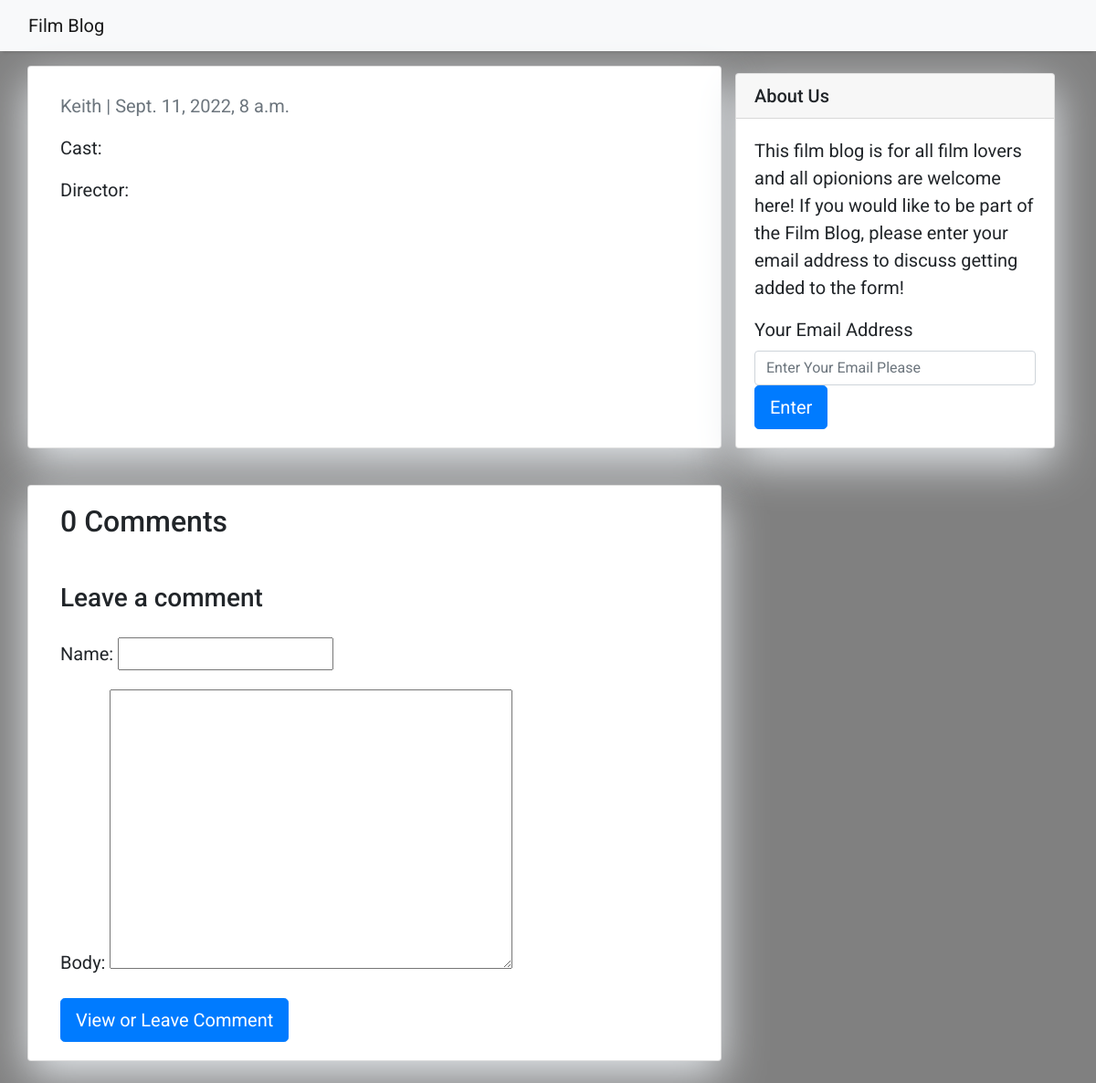
Page /damien-chazelle/comment on the earlier database version.
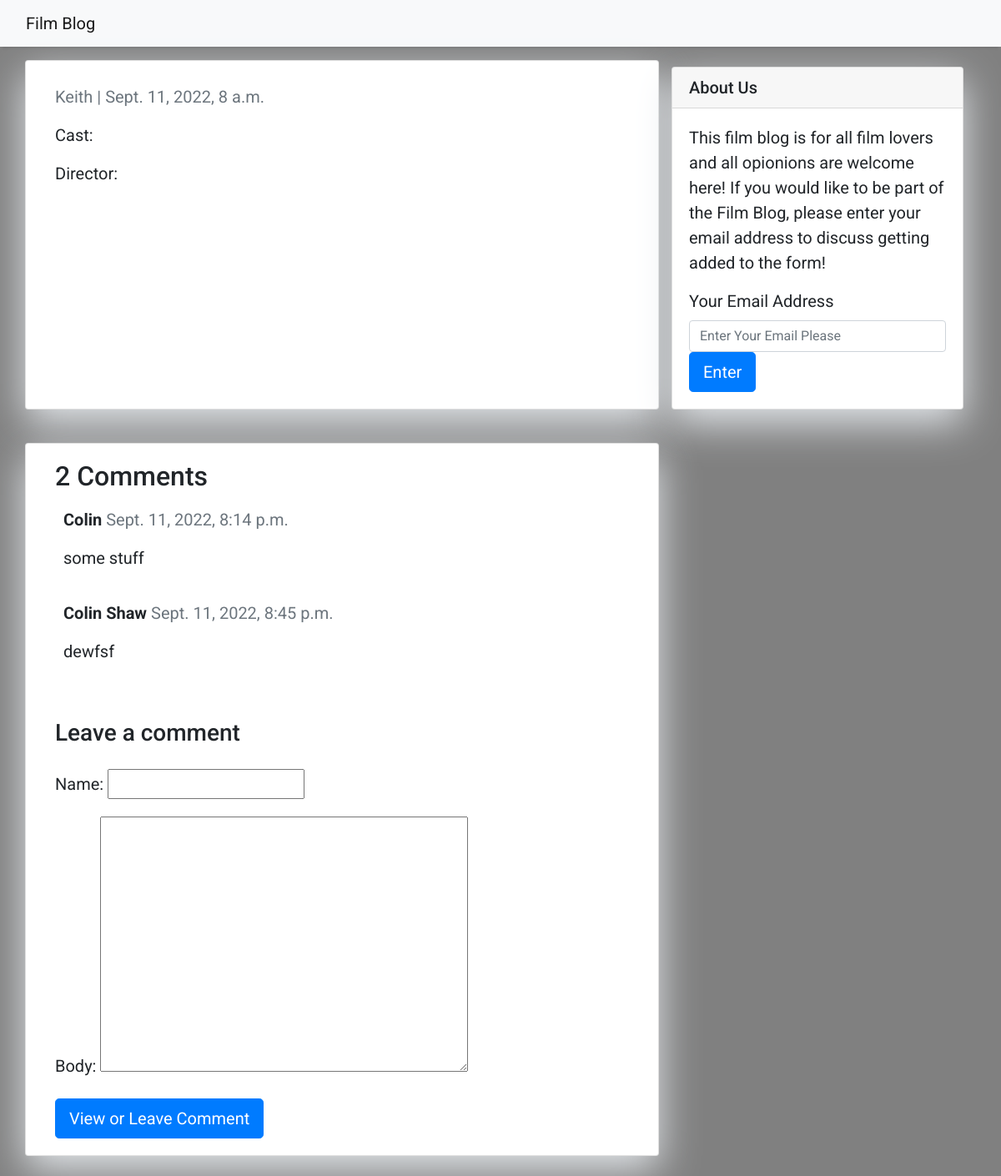
Same page on the later database version.
### blog/models.py (models this page shows, shortened)
class Post(models.Model):
    film_title = models.CharField(max_length=200, unique=True, null=True)
    slug = models.SlugField(max_length=200, unique=True, null=True)
    blogger = models.ForeignKey(User, on_delete=models.CASCADE, related_name='blog_posts', null=True)
    director = models.CharField(max_length=200, unique=True, null=True)
    actor = models.CharField(max_length=200, unique=True, null=True)
    updated_on = models.DateTimeField(auto_now=True, null=True)
    content = models.TextField()
    created_on = models.DateTimeField(auto_now_add=True, null=True)
    status = models.IntegerField(choices=STATUS, default=0)
    class Meta:
        ordering = ['-created_on']

class Comment(models.Model):
    post = models.ForeignKey(Post,on_delete=models.CASCADE,related_name='comments')
    name = models.CharField(max_length=80)
    email = models.CharField(max_length=80)
    body = models.TextField()
    created_on = models.DateTimeField(auto_now_add=True)
    active = models.BooleanField(default=False)
    class Meta:
        ordering = ['created_on']

### blog/views.py (the view)
# urls.py: path('<slug:slug>/', views.DetailsPost.as_view(), name='details_post'),
def details_post(request, slug):
    logging.error('here')
    template_name = 'details_post.html'
    post = get_object_or_404(Post, slug=slug)
    comment = post.comments.filter(active=True)
    new_comment = None
    if request.method == 'POST':
        comment_form = CommentForm(data=request.POST)
        if comment_form.is_valid():
            new_comment = comment_form.save(commit=False)
            new_comment.post = post
            new_comment.save()
    else:
        comment_form = CommentForm()
    return render(request, template_name, {'post': post,
                                           'comments': comment,
                                           'new_comment': new_comment,
                                           'comment_form': comment_form})

### blog/forms.py
class CommentForm(forms.ModelForm):
    class Meta:
        model = Comment
        fields = ('name', 'body')

### blog/templates/details_post.html (shortened to what this page needs)
{% extends 'base.html' %} {% block content %}
<div class="container">
  <div class="row">
    <div class="col-md-8 card mb-4  mt-3 left  top">
      <div class="card-body">
        <p class=" text-muted">{{ post.blogger }} | {{ post.created_on }}</p>
        <p class="card-text ">Cast: {{ object.actor | safe }}</p>
        <p class="card-text ">Director: {{ object.director | safe }}</p>
      </div>
    </div>
    {% block about %} {% include 'about.html' %} {% endblock about %}
    <div class="col-md-8 card mb-4  mt-3 ">
      <div class="card-body">
        <h2>{{ comments.count }} Comments </h2>
        {% for comment in comments %}
        <div class="comments" style="padding: 10px;">
          <p class="font-weight-bold">
            {{ comment.name }}
            <span class=" text-muted font-weight-normal">
              {{ comment.created_on }}
            </span>
          </p>
          {{ comment.body | linebreaks }}
        </div>
        {% endfor %}
      </div>
      <div class="card-body">
        {% if new_comment %}
        <div class="alert alert-success" role="alert">
          Your comment is awaiting moderation
        </div>
        {% else %}
        <h3>Leave a comment</h3>
        <form method="post" action="comment" style="margin-top: 1.3em;">
          {{ comment_form.as_p }}
          <button type="submit" class="btn btn-primary btn-lg">View or Leave Comment</button>
        </form>
        {% endif %}
      </div>
    </div>
  </div>
</div>
{% endblock content %}

### blog/templates/base.html (shortened to what this page needs)
<!DOCTYPE html>
<html lang="en">
<head>
    <link rel="stylesheet" href="https://maxcdn.bootstrapcdn.com/bootstrap/4.0.0/css/bootstrap.min.css"
 />
</head>
<body>
    <nav class="navbar navbar-expand-lg navbar-light bg-light shadow" id="mainNav">
        <div class="container-fluid">
            <a class="navbar-brand" href="{% url 'home' %}">Film Blog</a>
        </div>
    </nav>
    {% block content %}{% endblock content %}
</body>
</html>

### blog/templates/about.html (shortened to what this page needs)
{% block sidebar %}
<div class="col-md-4 float-right ">
    <div class="card my-4">
        <h5 class="card-header">About Us</h5>
        <div class="card-body">
            <p class="card-text"> This film blog is for all film lovers and all opionions are welcome here! If you would
                like to be part of the Film Blog, please enter your email address to discuss getting added to the form!
            </p>
            <label for="email">Your Email Address</label>
            <input class="form-control" type="teemailt" name="email" id="email" placeholder="Enter Your Email Please">
            <button type="submit" class="btn btn-primary btn-lg">Enter</button>
        </div>
    </div>
</div>
{% endblock sidebar %}

### blog/templates/base.html (style rules this page uses)
body { font-family: "Roboto", sans-serif; font-size: 20px; background-color: #808080; }
.shadow { box-shadow: 0 5px 3px -3px rgba(0, 0, 0, 0.1); }

### blog/templates/about.html (style rules this page uses)
.card { box-shadow: 0 16px 48px #E3E7EB; }

Differences in the rows shown:
added Comment: name "Colin", created_on "Sept. 11, 2022, 8:14 p.m.", body "some stuff"
added Comment: name "Colin Shaw", created_on "Sept. 11, 2022, 8:45 p.m.", body "dewfsf"
Other differences:
{{ comments.count }}: "0" → "2"
